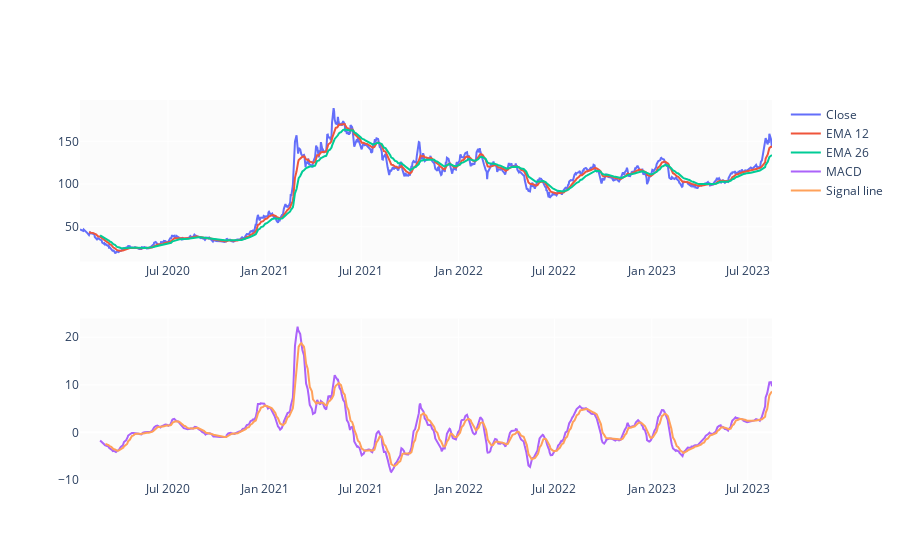

Notebook source saved alongside this figure:
### Code cell
EMA_12 = pd.Series(df['Close'].ewm(span=12, min_periods=12).mean())
EMA_26 = pd.Series(df['Close'].ewm(span=26, min_periods=26).mean())
df['MACD'] = pd.Series(EMA_12 - EMA_26)
df['MACD_signal'] = pd.Series(df.MACD.ewm(span=9, min_periods=9).mean())

fig = make_subplots(rows=2, cols=1)
fig.add_trace(go.Scatter(x=df.Date, y=df.Close, name='Close'), row=1, col=1)
fig.add_trace(go.Scatter(x=df.Date, y=EMA_12, name='EMA 12'), row=1, col=1)
fig.add_trace(go.Scatter(x=df.Date, y=EMA_26, name='EMA 26'), row=1, col=1)
fig.add_trace(go.Scatter(x=df.Date, y=df['MACD'], name='MACD'), row=2, col=1)
fig.add_trace(go.Scatter(x=df.Date, y=df['MACD_signal'], name='Signal line'), row=2, col=1)
fig.show()

### Figure 1 — Plotly figure (JSON) as saved in the notebook; plotly's stock layout.template omitted (floating-point values rounded to 4 significant figures; data arrays with more than 128 entries replaced by an {"elided": "..."} marker saying what was removed)
{"data": [{"name": "Close", "type": "scatter", "x": {"elided": "870 str values"}, "xaxis": "x", "y": {"elided": "870 float values"}, "yaxis": "y"}, {"name": "EMA 12", "type": "scatter", "x": {"elided": "870 str values"}, "xaxis": "x", "y": {"elided": "870 float values"}, "yaxis": "y"}, {"name": "EMA 26", "type": "scatter", "x": {"elided": "870 str values"}, "xaxis": "x", "y": {"elided": "870 float values"}, "yaxis": "y"}, {"name": "MACD", "type": "scatter", "x": {"elided": "870 str values"}, "xaxis": "x2", "y": {"elided": "870 float values"}, "yaxis": "y2"}, {"name": "Signal line", "type": "scatter", "x": {"elided": "870 str values"}, "xaxis": "x2", "y": {"elided": "870 float values"}, "yaxis": "y2"}], "layout": {"xaxis": {"anchor": "y", "domain": [0, 1]}, "xaxis2": {"anchor": "y2", "domain": [0, 1]}, "yaxis": {"anchor": "x", "domain": [0.575, 1]}, "yaxis2": {"anchor": "x2", "domain": [0, 0.425]}}}
